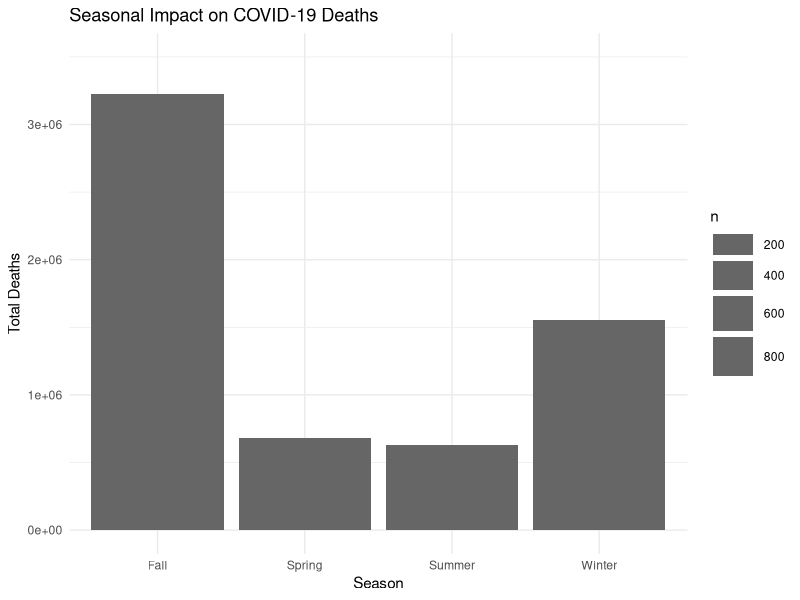
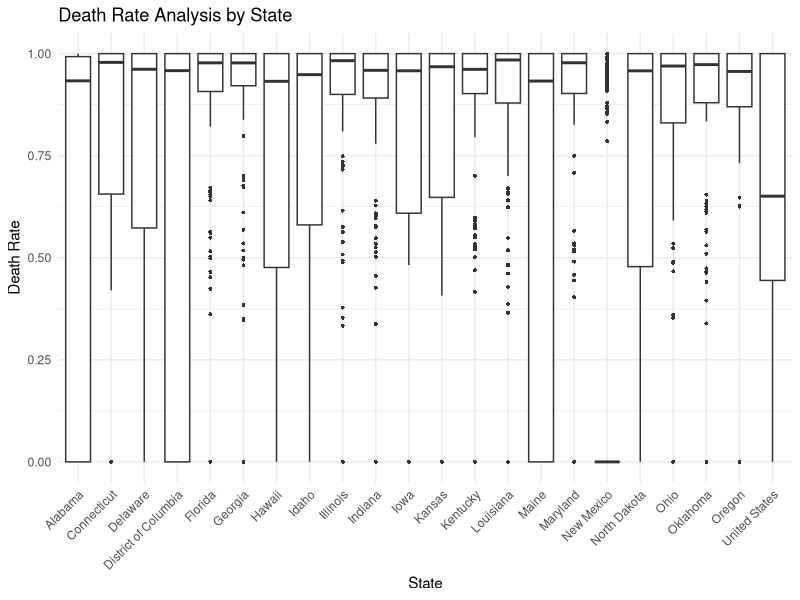
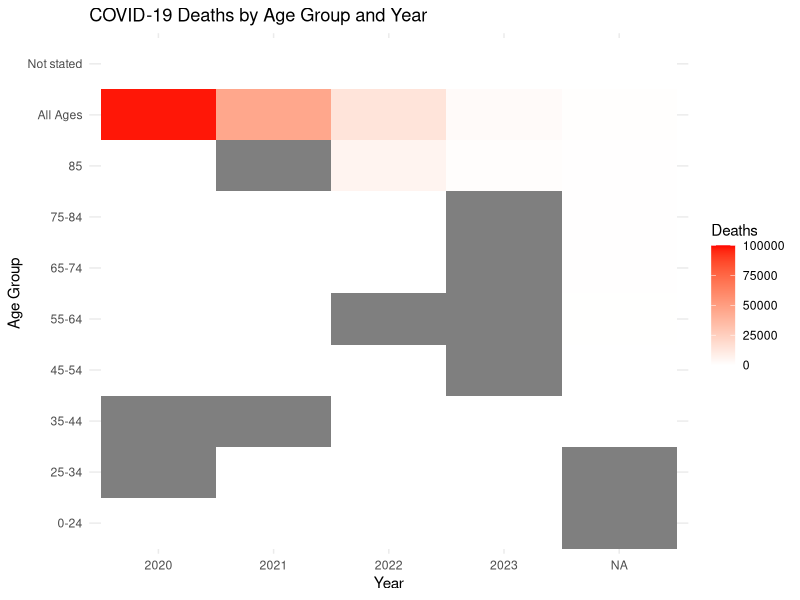
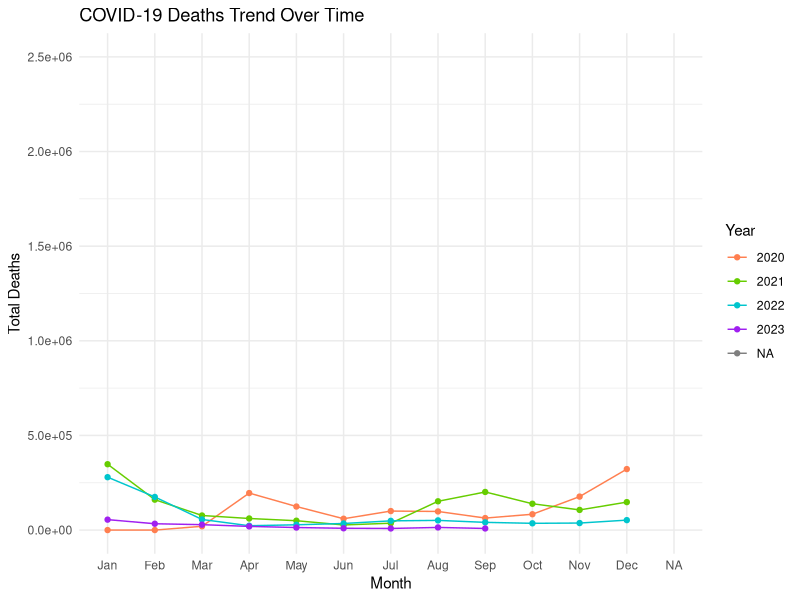
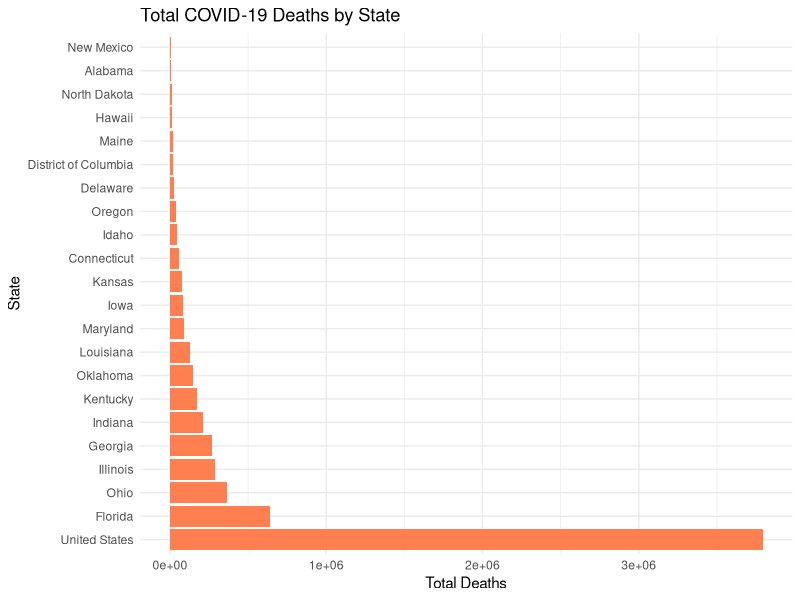
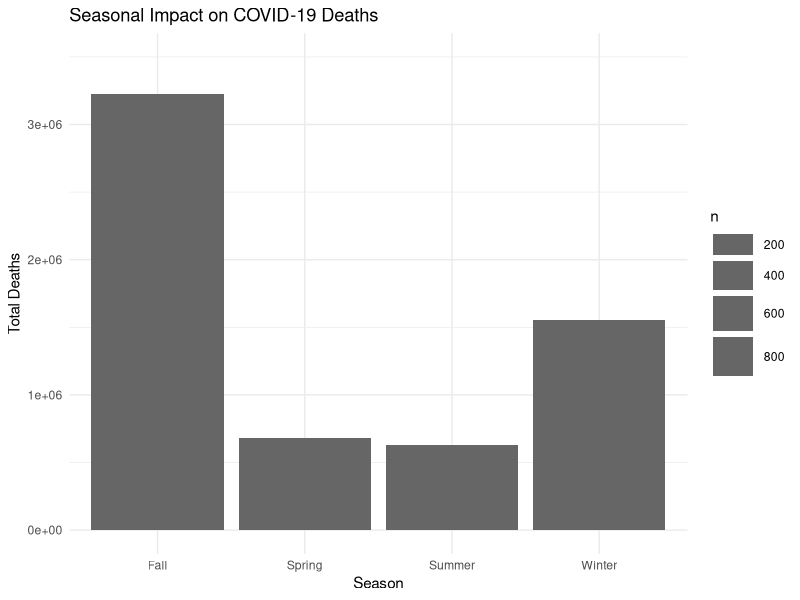
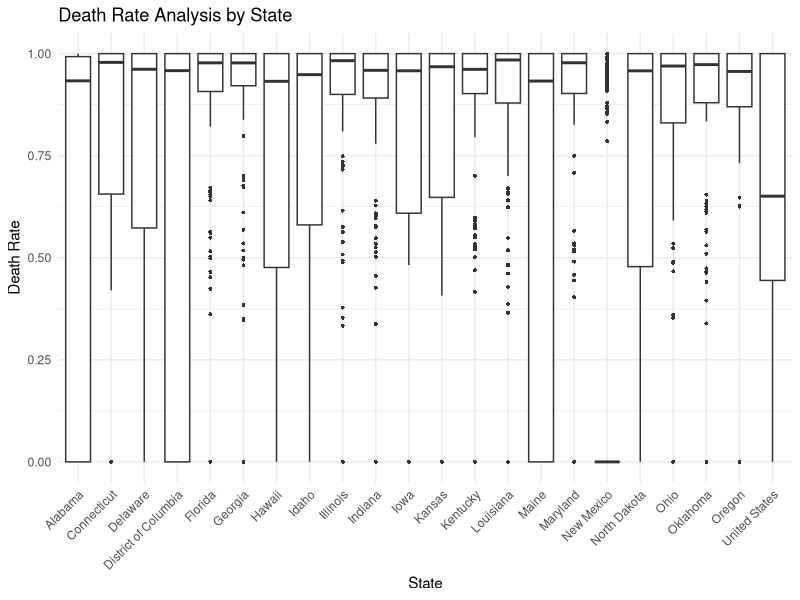
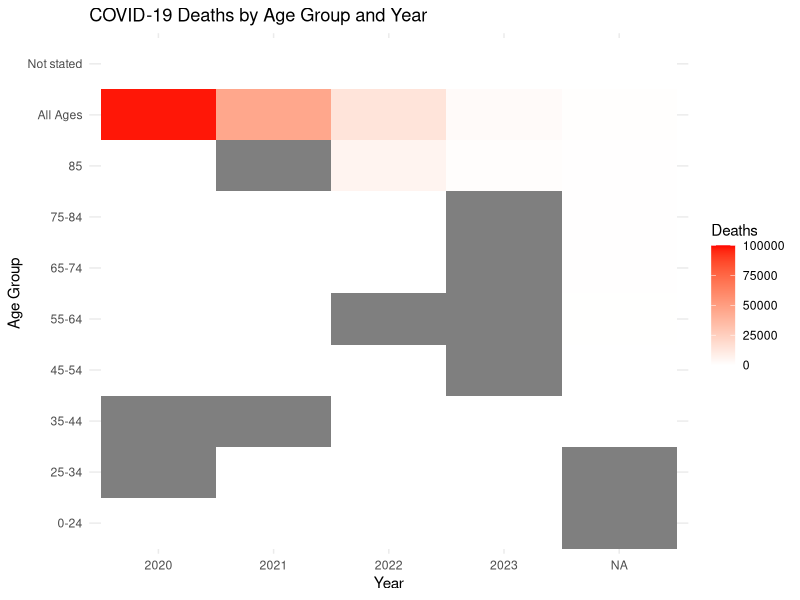

The R source for these figures, in order:
# Week 1 - R Script
# Dev Panchal


# 1. Install and Load Required Packages
if (!require("ggplot2")) install.packages("ggplot2")
if (!require("dplyr")) install.packages("dplyr")
if (!require("gridExtra")) install.packages("gridExtra")
if (!require("gmodels")) install.packages("gmodels")

library(ggplot2)
library(dplyr)
library(gridExtra)
library(gmodels)

# 2. Import the Dataset
tempdata <- read.csv("tempdata.csv", stringsAsFactors = FALSE, skip = 1)

# 3. Data Cleaning and Preparation
# Rename Columns
colnames(tempdata) <- c("DataAsOf", "StartDate", "EndDate", "Group", "Year", "Month",
                        "State", "ConditionGroup", "Condition", "ICD10Codes", "AgeGroup",
                        "COVID19Deaths", "NumberMentions", "Flag")
# Convert dates for Proper date Format
tempdata$DataAsOf <- as.Date(tempdata$DataAsOf, format = "%m/%d/%Y")
tempdata$StartDate <- as.Date(tempdata$StartDate, format = "%m/%d/%Y")
tempdata$EndDate <- as.Date(tempdata$EndDate, format = "%m/%d/%Y")

# Convert Year and Month to factors (categorical)
tempdata$Year <- as.factor(tempdata$Year)
tempdata$Month <- factor(tempdata$Month, levels = 1:12,
                         labels = c("Jan", "Feb", "Mar", "Apr", "May", "Jun",
                                    "Jul", "Aug", "Sep", "Oct", "Nov", "Dec"))

# Convert categorical variables to factors
tempdata$State <- as.factor(tempdata$State)
tempdata$ConditionGroup <- as.factor(tempdata$ConditionGroup)
tempdata$Condition <- as.factor(tempdata$Condition)
tempdata$AgeGroup <- as.factor(tempdata$AgeGroup)

# Clean and convert numeric variables
tempdata$COVID19Deaths <- ifelse(tempdata$COVID19Deaths == "", 0,
                                 as.numeric(tempdata$COVID19Deaths))
tempdata$NumberMentions <- ifelse(tempdata$NumberMentions == "", 0,
                                  as.numeric(tempdata$NumberMentions))

# Clean Flag Column
tempdata$Flag <- ifelse(tempdata$Flag == "", NA,
                        ifelse(tempdata$Flag == "One or more data cells have counts between 1-9 and have been suppressed in accordance with NCHS confidentiality standards.",
                               "Suppressed", tempdata$Flag))

# Create a new variable for Analysis
tempdata$Season <- ifelse(tempdata$Month %in% c("Dec", "Jan", "Feb"), "Winter",
                          ifelse(tempdata$Month %in% c("Mar", "Apr", "May"), "Spring",
                                 ifelse(tempdata$Month %in% c("Jun", "Jul", "Aug"), "Summer", "Fall")))
tempdata$Season <- as.factor(tempdata$Season)

# Calculate Death Rate (if needed)
tempdata$DeathRate <- tempdata$COVID19Deaths/tempdata$NumberMentions
tempdata$DeathRate[is.nan(tempdata$DeathRate)] <- 0



# 4. Data Exploration
# Structure of cleaned data
print("Structure of cleaned dataset:")
str(tempdata)

# Summary of categorical variables
print("\nSummary by State:")
print(table(tempdata$State))

print("\nSummary by Year:")
print(table(tempdata$Year))

print("\nSummary by Age Group:")
print(table(tempdata$AgeGroup))

print("\nSummary by Season:")
print(table(tempdata$Season))

# Summary of numerical variables
print("\nSummary of COVID19Deaths:")
print(summary(tempdata$COVID19Deaths))

print("\nSummary of NumberMentions:")
print(summary(tempdata$NumberMentions))

print("\nSummary of DeathRate:")
print(summary(tempdata$DeathRate))

# Additional useful summaries
print("\nNumber of rows in dataset:")
print(nrow(tempdata))

print("\nNumber of unique conditions:")
print(length(unique(tempdata$Condition)))

# 5. Create Frequency Tables and Visualizations

# 5.1 Frequency Tables
# State-wise COVID deaths
print("\nState-wise COVID Deaths Summary:")
state_deaths <- aggregate(COVID19Deaths ~ State, data = tempdata,
                          FUN = function(x) c(sum = sum(x, na.rm = TRUE)))
print(state_deaths)

# Year-wise distribution by condition
print("\nYear-wise Distribution by Condition:")
year_condition <- table(tempdata$Year, tempdata$Condition)
print(ftable(year_condition))

# Cross-tabulation of Age Group and Year
print("\nCross-tabulation of Age Group and Year:")
CrossTable(tempdata$AgeGroup, tempdata$Year)

# 5.2 Visualizations

# Create directory for plots
dir.create("plots", showWarnings = FALSE)

# Seasonal Impact Plot
seasonal_plot <- ggplot(tempdata, aes(x = Season, y = COVID19Deaths)) +
  geom_bar(stat = "sum", fill = "grey40") +
  labs(title = "Seasonal Impact on COVID-19 Deaths",
       x = "Season",
       y = "Total Deaths") +
  theme_minimal() +
  scale_y_continuous(labels = scales::scientific_format(),
                     breaks = seq(0, 3e6, by = 1e6),
                     limits = c(0, 3.5e6))

# Death Rate Analysis by State
boxplot_state <- ggplot(tempdata, aes(x = State, y = DeathRate)) +
  geom_boxplot(outlier.shape = 16, outlier.size = 1) +
  labs(title = "Death Rate Analysis by State",
       x = "State",
       y = "Death Rate") +
  theme_minimal() +
  theme(axis.text.x = element_text(angle = 45, hjust = 1)) +
  scale_y_continuous(limits = c(0, 1))

# COVID-19 Deaths by Age Group and Year Heat Map
heatmap_age <- ggplot(tempdata, aes(x = Year, y = AgeGroup)) +
  geom_tile(aes(fill = COVID19Deaths)) +
  scale_fill_gradient2(low = "white", high = "red",
                       limits = c(0, 100000),
                       name = "Deaths") +
  labs(title = "COVID-19 Deaths by Age Group and Year",
       x = "Year",
       y = "Age Group") +
  theme_minimal()

# COVID-19 Deaths Trend Over Time
trend_plot <- tempdata %>%
  group_by(Year, Month) %>%
  summarize(TotalDeaths = sum(COVID19Deaths, na.rm = TRUE)) %>%
  ggplot(aes(x = Month, y = TotalDeaths, color = as.factor(Year), group = Year)) +
  geom_line() +
  geom_point() +
  labs(title = "COVID-19 Deaths Trend Over Time",
       x = "Month",
       y = "Total Deaths",
       color = "Year") +
  theme_minimal() +
  scale_y_continuous(labels = scales::scientific_format(),
                     limits = c(0, 2.5e6)) +
  scale_color_manual(values = c("2020" = "coral",
                                "2021" = "chartreuse3",
                                "2022" = "turquoise3",
                                "2023" = "purple",
                                "NA" = "grey50")) +
  scale_x_discrete(limits = c("Jan", "Feb", "Mar", "Apr", "May", "Jun",
                              "Jul", "Aug", "Sep", "Oct", "Nov", "Dec", "NA"))

# Total COVID-19 Deaths by State Bar Plot
state_deaths <- tempdata %>%
  group_by(State) %>%
  summarize(TotalDeaths = sum(COVID19Deaths, na.rm = TRUE)) %>%
  arrange(desc(TotalDeaths))

state_bar <- ggplot(state_deaths, aes(x = reorder(State, -TotalDeaths), y = TotalDeaths)) +
  geom_bar(stat = "identity", fill = "coral") +
  coord_flip() +
  labs(title = "Total COVID-19 Deaths by State",
       x = "State",
       y = "Total Deaths") +
  theme_minimal() +
  scale_y_continuous(labels = scales::scientific_format())

# Print and save all plots
print(seasonal_plot)
print(boxplot_state)
print(heatmap_age)
print(trend_plot)
print(state_bar)

# Save plots
ggsave("plots/seasonal_impact.png", seasonal_plot, width = 10, height = 6)
ggsave("plots/death_rate_by_state.png", boxplot_state, width = 12, height = 6)
ggsave("plots/deaths_by_age_year.png", heatmap_age, width = 10, height = 6)
ggsave("plots/deaths_trend.png", trend_plot, width = 12, height = 6)
ggsave("plots/total_deaths_by_state.png", state_bar, width = 10, height = 8)
write.csv(tempdata, "cleaned_tempdata.csv", row.names = FALSE)
